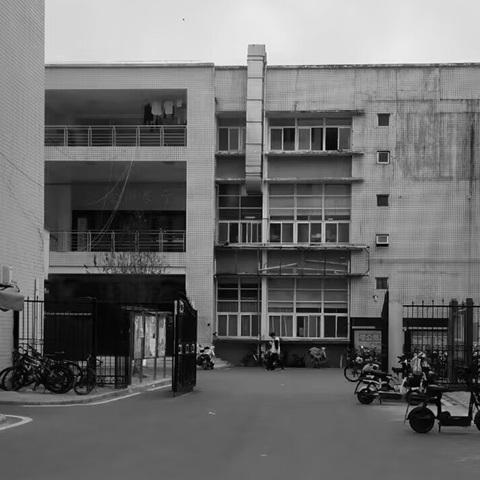
#> input picture DIP/images/school_gray.jpg, 480 x 480 px, found by its file name
$ python '傅里叶变换.py'
#> lines starting #> are read from the running program, lines starting #| are printed output that depends on the picture
import numpy as np
import matplotlib.pyplot as plt
from PIL import Image

# 打开灰度图像
image_path = r"D:\Digital Image Processing\school_gray.jpg"
gray_image = Image.open(image_path).convert('L')  # 确保是灰度图像
#> gray_image is the input picture: PIL image 480x480 L; min 0, max 255, mean 107.4
gray_image = np.array(gray_image)

# 计算离散傅里叶变换
dft = np.fft.fft2(gray_image)  # 计算二维傅里叶变换
dft_shifted = np.fft.fftshift(dft)  # 将零频率成分移到频谱中心

# 计算频谱的幅度谱并取对数
magnitude_spectrum = np.log(np.abs(dft_shifted) + 1)  # 加1避免对数零值
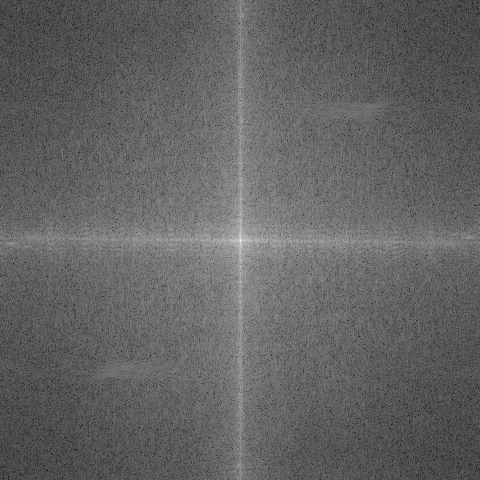
#> magnitude_spectrum: shape (480, 480) float64; min 1.87, max 17.02, mean 7.78; drawn with min black and max white

# 进行傅里叶逆变换
inverse_dft = np.fft.ifft2(np.fft.ifftshift(dft_shifted))  # 先逆移，再逆变换
inverse_image = np.abs(inverse_dft)  # 取绝对值作为结果

# 创建显示结果的图像
plt.figure(figsize=(15, 6))

plt.subplot(1, 3, 1)
plt.imshow(gray_image, cmap='gray')
plt.title('Original Grayscale Image')
plt.axis('off')

plt.subplot(1, 3, 2)
plt.imshow(magnitude_spectrum, cmap='gray')
plt.title('Magnitude Spectrum')
plt.axis('off')

plt.subplot(1, 3, 3)
plt.imshow(inverse_image, cmap='gray')
plt.title('Reconstructed Image from Inverse DFT')
plt.axis('off')

# 调整布局并显示
plt.tight_layout()
plt.show()
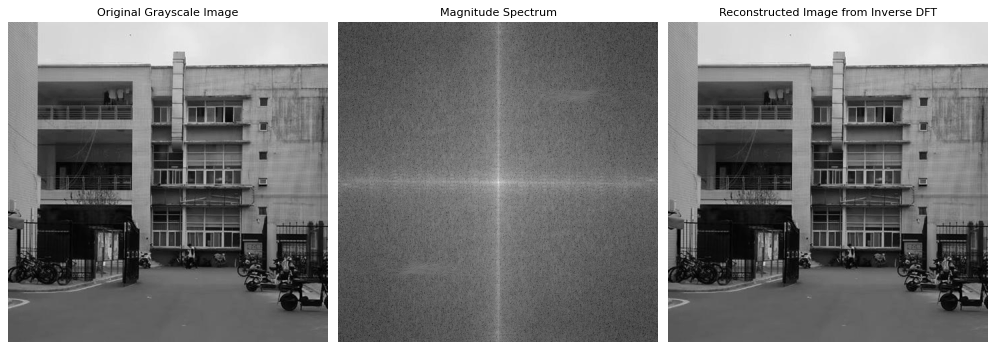
#> figure drawn by matplotlib, 3 panels
